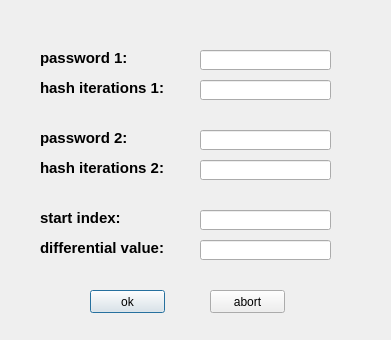
<?xml version="1.0" encoding="UTF-8"?>
<ui version="4.0">
 <class>Dialog1</class>
 <widget class="QDialog" name="Dialog1">
  <property name="windowModality">
   <enum>Qt::WindowModality::WindowModal</enum>
  </property>
  <property name="geometry">
   <rect>
    <x>0</x>
    <y>0</y>
    <width>391</width>
    <height>340</height>
   </rect>
  </property>
  <property name="windowTitle">
   <string>set secure informations</string>
  </property>
  <property name="modal">
   <bool>true</bool>
  </property>
  <widget class="QLabel" name="label">
   <property name="geometry">
    <rect>
     <x>40</x>
     <y>50</y>
     <width>151</width>
     <height>16</height>
    </rect>
   </property>
   <property name="font">
    <font>
     <pointsize>11</pointsize>
     <bold>true</bold>
    </font>
   </property>
   <property name="text">
    <string>password 1:</string>
   </property>
  </widget>
  <widget class="QLabel" name="label_2">
   <property name="geometry">
    <rect>
     <x>40</x>
     <y>210</y>
     <width>151</width>
     <height>16</height>
    </rect>
   </property>
   <property name="font">
    <font>
     <pointsize>11</pointsize>
     <bold>true</bold>
    </font>
   </property>
   <property name="text">
    <string>start index:</string>
   </property>
  </widget>
  <widget class="QLabel" name="label_3">
   <property name="geometry">
    <rect>
     <x>40</x>
     <y>240</y>
     <width>151</width>
     <height>16</height>
    </rect>
   </property>
   <property name="font">
    <font>
     <pointsize>11</pointsize>
     <bold>true</bold>
    </font>
   </property>
   <property name="text">
    <string>differential value:</string>
   </property>
  </widget>
  <widget class="QLabel" name="label_4">
   <property name="geometry">
    <rect>
     <x>40</x>
     <y>80</y>
     <width>151</width>
     <height>16</height>
    </rect>
   </property>
   <property name="font">
    <font>
     <pointsize>11</pointsize>
     <bold>true</bold>
    </font>
   </property>
   <property name="text">
    <string>hash iterations 1:</string>
   </property>
  </widget>
  <widget class="QLineEdit" name="PW1">
   <property name="geometry">
    <rect>
     <x>200</x>
     <y>50</y>
     <width>131</width>
     <height>20</height>
    </rect>
   </property>
   <property name="echoMode">
    <enum>QLineEdit::EchoMode::Password</enum>
   </property>
  </widget>
  <widget class="QLineEdit" name="S1">
   <property name="geometry">
    <rect>
     <x>200</x>
     <y>210</y>
     <width>131</width>
     <height>20</height>
    </rect>
   </property>
   <property name="echoMode">
    <enum>QLineEdit::EchoMode::Password</enum>
   </property>
  </widget>
  <widget class="QLineEdit" name="D1">
   <property name="geometry">
    <rect>
     <x>200</x>
     <y>240</y>
     <width>131</width>
     <height>20</height>
    </rect>
   </property>
   <property name="echoMode">
    <enum>QLineEdit::EchoMode::Password</enum>
   </property>
  </widget>
  <widget class="QLineEdit" name="H1">
   <property name="geometry">
    <rect>
     <x>200</x>
     <y>80</y>
     <width>131</width>
     <height>20</height>
    </rect>
   </property>
   <property name="echoMode">
    <enum>QLineEdit::EchoMode::Password</enum>
   </property>
  </widget>
  <widget class="QPushButton" name="OKButton">
   <property name="geometry">
    <rect>
     <x>90</x>
     <y>290</y>
     <width>75</width>
     <height>23</height>
    </rect>
   </property>
   <property name="text">
    <string>ok</string>
   </property>
  </widget>
  <widget class="QPushButton" name="CancelButton">
   <property name="geometry">
    <rect>
     <x>210</x>
     <y>290</y>
     <width>75</width>
     <height>23</height>
    </rect>
   </property>
   <property name="text">
    <string>abort</string>
   </property>
  </widget>
  <widget class="QLabel" name="label_5">
   <property name="geometry">
    <rect>
     <x>40</x>
     <y>130</y>
     <width>151</width>
     <height>16</height>
    </rect>
   </property>
   <property name="font">
    <font>
     <pointsize>11</pointsize>
     <bold>true</bold>
    </font>
   </property>
   <property name="text">
    <string>password 2:</string>
   </property>
  </widget>
  <widget class="QLineEdit" name="PW2">
   <property name="geometry">
    <rect>
     <x>200</x>
     <y>130</y>
     <width>131</width>
     <height>20</height>
    </rect>
   </property>
   <property name="echoMode">
    <enum>QLineEdit::EchoMode::Password</enum>
   </property>
  </widget>
  <widget class="QLineEdit" name="H2">
   <property name="geometry">
    <rect>
     <x>200</x>
     <y>160</y>
     <width>131</width>
     <height>20</height>
    </rect>
   </property>
   <property name="echoMode">
    <enum>QLineEdit::EchoMode::Password</enum>
   </property>
  </widget>
  <widget class="QLabel" name="label_6">
   <property name="geometry">
    <rect>
     <x>40</x>
     <y>160</y>
     <width>151</width>
     <height>16</height>
    </rect>
   </property>
   <property name="font">
    <font>
     <pointsize>11</pointsize>
     <bold>true</bold>
    </font>
   </property>
   <property name="text">
    <string>hash iterations 2:</string>
   </property>
  </widget>
 </widget>
 <tabstops>
  <tabstop>PW1</tabstop>
  <tabstop>H1</tabstop>
  <tabstop>PW2</tabstop>
  <tabstop>H2</tabstop>
  <tabstop>S1</tabstop>
  <tabstop>D1</tabstop>
  <tabstop>OKButton</tabstop>
  <tabstop>CancelButton</tabstop>
 </tabstops>
 <resources/>
 <connections>
  <connection>
   <sender>PW1</sender>
   <signal>textEdited(QString)</signal>
   <receiver>Dialog1</receiver>
   <slot>PW1_textEdited(QString)</slot>
   <hints>
    <hint type="sourcelabel">
     <x>254</x>
     <y>59</y>
    </hint>
    <hint type="destinationlabel">
     <x>322</x>
     <y>59</y>
    </hint>
   </hints>
  </connection>
  <connection>
   <sender>PW2</sender>
   <signal>textEdited(QString)</signal>
   <receiver>Dialog1</receiver>
   <slot>PW2_textEdited(QString)</slot>
   <hints>
    <hint type="sourcelabel">
     <x>268</x>
     <y>87</y>
    </hint>
    <hint type="destinationlabel">
     <x>332</x>
     <y>87</y>
    </hint>
   </hints>
  </connection>
  <connection>
   <sender>S1</sender>
   <signal>textEdited(QString)</signal>
   <receiver>Dialog1</receiver>
   <slot>S1_textEdited(QString)</slot>
   <hints>
    <hint type="sourcelabel">
     <x>257</x>
     <y>120</y>
    </hint>
    <hint type="destinationlabel">
     <x>320</x>
     <y>116</y>
    </hint>
   </hints>
  </connection>
  <connection>
   <sender>D1</sender>
   <signal>textEdited(QString)</signal>
   <receiver>Dialog1</receiver>
   <slot>D1_textEdited(QString)</slot>
   <hints>
    <hint type="sourcelabel">
     <x>270</x>
     <y>148</y>
    </hint>
    <hint type="destinationlabel">
     <x>322</x>
     <y>147</y>
    </hint>
   </hints>
  </connection>
  <connection>
   <sender>H1</sender>
   <signal>textEdited(QString)</signal>
   <receiver>Dialog1</receiver>
   <slot>H1_textEdited(QString)</slot>
   <hints>
    <hint type="sourcelabel">
     <x>221</x>
     <y>177</y>
    </hint>
    <hint type="destinationlabel">
     <x>321</x>
     <y>177</y>
    </hint>
   </hints>
  </connection>
  <connection>
   <sender>H2</sender>
   <signal>textEdited(QString)</signal>
   <receiver>Dialog1</receiver>
   <slot>H2_textEdited(QString)</slot>
   <hints>
    <hint type="sourcelabel">
     <x>242</x>
     <y>210</y>
    </hint>
    <hint type="destinationlabel">
     <x>324</x>
     <y>213</y>
    </hint>
   </hints>
  </connection>
  <connection>
   <sender>OKButton</sender>
   <signal>clicked()</signal>
   <receiver>Dialog1</receiver>
   <slot>OKButton_clicked()</slot>
   <hints>
    <hint type="sourcelabel">
     <x>105</x>
     <y>283</y>
    </hint>
    <hint type="destinationlabel">
     <x>52</x>
     <y>275</y>
    </hint>
   </hints>
  </connection>
  <connection>
   <sender>CancelButton</sender>
   <signal>clicked()</signal>
   <receiver>Dialog1</receiver>
   <slot>CancelButton_clicked()</slot>
   <hints>
    <hint type="sourcelabel">
     <x>254</x>
     <y>276</y>
    </hint>
    <hint type="destinationlabel">
     <x>308</x>
     <y>276</y>
    </hint>
   </hints>
  </connection>
 </connections>
 <slots>
  <slot>PW1_textEdited(QString)</slot>
  <slot>PW2_textEdited(QString)</slot>
  <slot>S1_textEdited(QString)</slot>
  <slot>D1_textEdited(QString)</slot>
  <slot>H1_textEdited(QString)</slot>
  <slot>H2_textEdited(QString)</slot>
  <slot>CancelButton_clicked()</slot>
  <slot>OKButton_clicked()</slot>
 </slots>
</ui>
